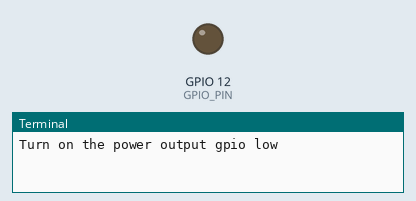
This program was run on a simulated Raspberry Pi (BCM pin numbers). On the bench: output pins drawn as LEDs (lit = HIGH), the last lines printed to the terminal.

Above: at 5.0 s.
At 15.0 s:
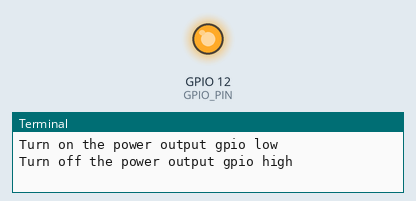
Timing chart, 0 to 26.0 s (numbered marks = the images above):
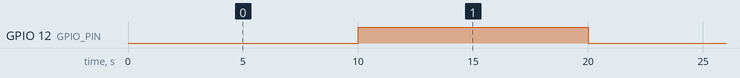

The program:

sp1.py
```python
#demonstrates how to control the output of OUT1
import RPi.GPIO as GPIO
import time

GPIO_PIN = 12

GPIO.setmode(GPIO.BCM)
GPIO.setup(GPIO_PIN, GPIO.OUT)
GPIO.setwarnings(False)

#GPIO.output(GPIO_PIN,GPIO.LOW)


while True:
	#turn on the power output, LED is on
	GPIO.output(GPIO_PIN,GPIO.LOW)
	print "Turn on the power output gpio low"
	time.sleep(10)


	#turn off the power output, LED is off
	GPIO.output(GPIO_PIN,GPIO.HIGH)
	print "Turn off the power output gpio high"
	time.sleep(10)
```

Measured:
- by itself, GPIO 12 (GPIO_PIN): alternates HIGH for 10.0 s and LOW for 10.0 s
